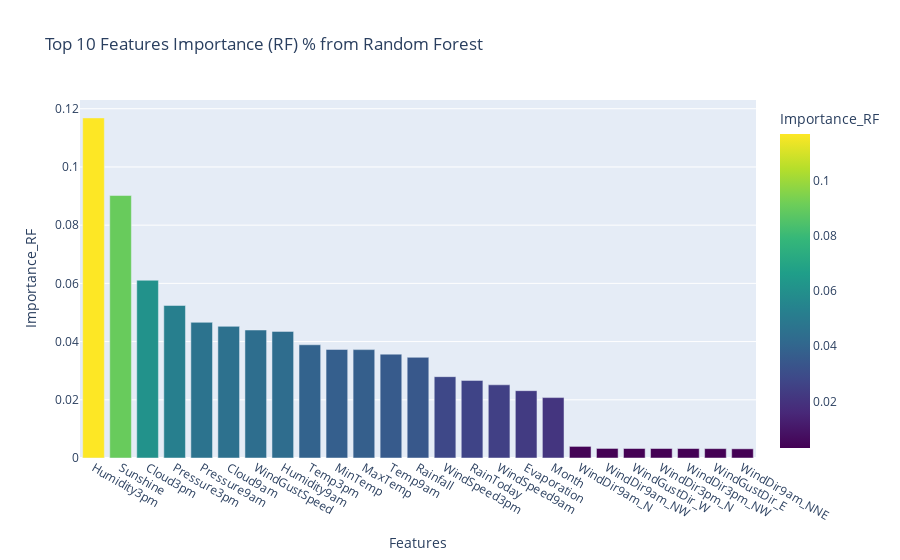

The code cell stored with this chart in its notebook:
### Code cell
## Checking the importance of the features using random forest baseline model 
forest = RandomForestClassifier()
forest.fit(x_train, y_train)
    
importances=forest.feature_importances_
importances=importances.tolist()

feat_labels= x_train.columns[:]
feat_labels=feat_labels.tolist()

df_imp_rf=pd.DataFrame({'Features':feat_labels,'Importance_RF':importances}).sort_values('Importance_RF', ascending=False)
#df_imp_rf

df_top10_fea_cols = df_imp_rf.head(10)
RF_top10_fea = df_top10_fea_cols['Features'].tolist()

df_top25 = df_imp_rf.head(25)

fig = px.bar(df_top25, x='Features', y='Importance_RF',
             labels={'Importance_LR': 'Importance (RF)', 'Features': 'Features'},
             title='Top 10 Features Importance (RF) % from Random Forest',
             color='Importance_RF',  # Optional: Color bars based on importance
             color_continuous_scale='Viridis')

fig.show()

### Figure 1 — Plotly figure (JSON) as saved in the notebook; plotly's stock layout.template omitted (floating-point values rounded to 4 significant figures)
{"data": [{"alignmentgroup": "True", "hovertemplate": "Features=%{x}<br>Importance_RF=%{marker.color}<extra></extra>", "legendgroup": "", "marker": {"color": [0.1168, 0.09018, 0.06107, 0.0524, 0.04661, 0.04523, 0.04398, 0.0435, 0.0389, 0.03729, 0.03724, 0.03568, 0.03459, 0.02794, 0.02667, 0.02515, 0.02313, 0.02076, 0.003986, 0.003286, 0.003265, 0.003263, 0.003254, 0.003224, 0.003156], "coloraxis": "coloraxis", "pattern": {"shape": ""}}, "name": "", "offsetgroup": "", "orientation": "v", "showlegend": false, "textposition": "auto", "type": "bar", "x": ["Humidity3pm", "Sunshine", "Cloud3pm", "Pressure3pm", "Pressure9am", "Cloud9am", "WindGustSpeed", "Humidity9am", "Temp3pm", "MinTemp", "MaxTemp", "Temp9am", "Rainfall", "WindSpeed3pm", "RainToday", "WindSpeed9am", "Evaporation", "Month", "WindDir9am_N", "WindDir9am_NW", "WindGustDir_W", "WindDir3pm_N", "WindDir3pm_NW", "WindGustDir_E", "WindDir9am_NNE"], "xaxis": "x", "y": [0.1168, 0.09018, 0.06107, 0.0524, 0.04661, 0.04523, 0.04398, 0.0435, 0.0389, 0.03729, 0.03724, 0.03568, 0.03459, 0.02794, 0.02667, 0.02515, 0.02313, 0.02076, 0.003986, 0.003286, 0.003265, 0.003263, 0.003254, 0.003224, 0.003156], "yaxis": "y"}], "layout": {"barmode": "relative", "coloraxis": {"colorbar": {"title": {"text": "Importance_RF"}}, "colorscale": [[0, "#440154"], [0.1111, "#482878"], [0.2222, "#3e4989"], [0.3333, "#31688e"], [0.4444, "#26828e"], [0.5556, "#1f9e89"], [0.6667, "#35b779"], [0.7778, "#6ece58"], [0.8889, "#b5de2b"], [1, "#fde725"]]}, "legend": {"tracegroupgap": 0}, "title": {"text": "Top 10 Features Importance (RF) % from Random Forest"}, "xaxis": {"anchor": "y", "domain": [0, 1], "title": {"text": "Features"}}, "yaxis": {"anchor": "x", "domain": [0, 1], "title": {"text": "Importance_RF"}}}}
